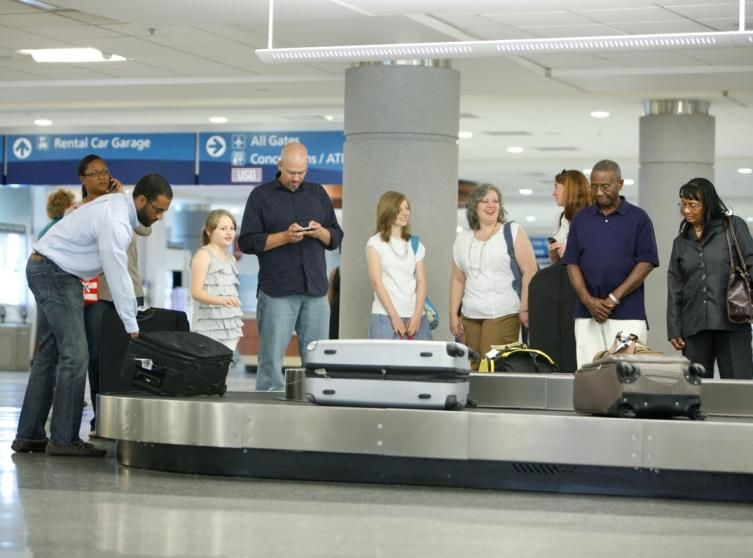
#> input picture 1.png, 753 x 558 px
$ python edge.py
#> lines starting #> are read from the running program, lines starting #| are printed output that depends on the picture
import cv2
import requests
import time
import matplotlib.pyplot as plt
from numpy import random
from time import sleep

sleeptime = 0

FOG_SERVER = "http://34.93.203.181:5001/process"  # Update with actual Fog IP
CLOUD_SERVER = "http://34.131.20.117:5002/save"  # Update with actual Cloud IP

def capture_image(img_name):
#> called with img_name = '1.png'
    start_time = time.time()
    img = cv2.imread(img_name)
#> img is the input picture: shape (558, 753, 3); mean B, G, R 138.3, 143.6, 140.6
    img = cv2.resize(img, (640, 480))
#> img: shape (480, 640, 3)
    end_time = time.time()
    return img, end_time - start_time

def preprocess_image(img):
    start_time = time.time()
    gray = cv2.cvtColor(img, cv2.COLOR_BGR2GRAY)
    sleep(sleeptime)
    end_time = time.time()
    return gray, end_time - start_time

def send_to_fog(img):
    start_time = time.time()
    _, img_encoded = cv2.imencode(".png", img)
    response = requests.post(FOG_SERVER, files={"file": img_encoded.tobytes()})
    fog_processing_time = response.json().get("processing_latency", 0)

    cloud_response = requests.post(CLOUD_SERVER, json={"data": response.json()})
    cloud_storage_time = cloud_response.json().get("storage_latency", 0)

    end_time = time.time()
    return (
        response.json(),
        fog_processing_time,
        cloud_storage_time,
        end_time - start_time  # Transmission and round-trip latency
    )

capture_times = []
preprocess_times = []
transmission_times = []
fog_processing_times = []
cloud_storage_times = []
total_latencies = []

imagelist = ["1.png", "2.png", "3.png"]
for img_name in imagelist:
    for _ in range(100):
        img, cap_time = capture_image(img_name)
#> cap_time = 0.195
        preprocessed, prep_time = preprocess_image(img)
#> in preprocess_image, `gray = cv2.cvtColor(img, cv2.COLOR_BGR2GRAY)`:
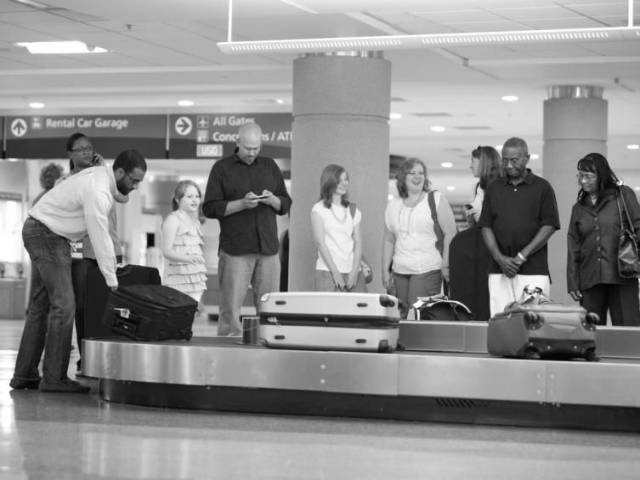
#> gray: shape (480, 640); min 2, max 255, mean 142
#> prep_time = 0.0158
#> (the run stopped early here; a loop or call above may not have finished)
